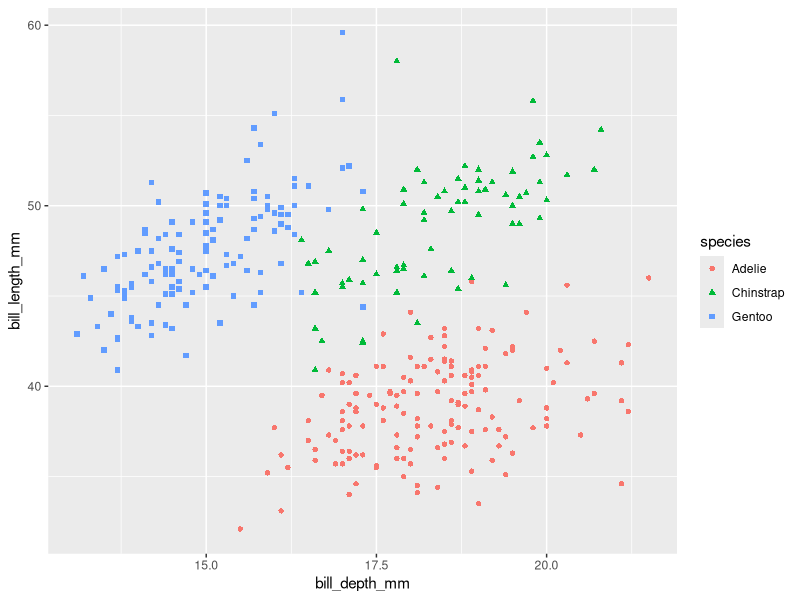

The R source for this figure:
## ---- chunk 1
library(palmerpenguins)

# Note: the package contains a data object called penguins, which we can inspect: 
head(penguins)
## ---- chunk 2
#| echo: false

tail(penguins)
## ---- chunk 3
#| label: fig-penguinBills
#| warning: false

library(ggplot2)
ggplot(data = penguins,
       mapping = aes(x = bill_depth_mm,
                     y = bill_length_mm,
                     colour = species,
                     shape = species)) +
         geom_point()
